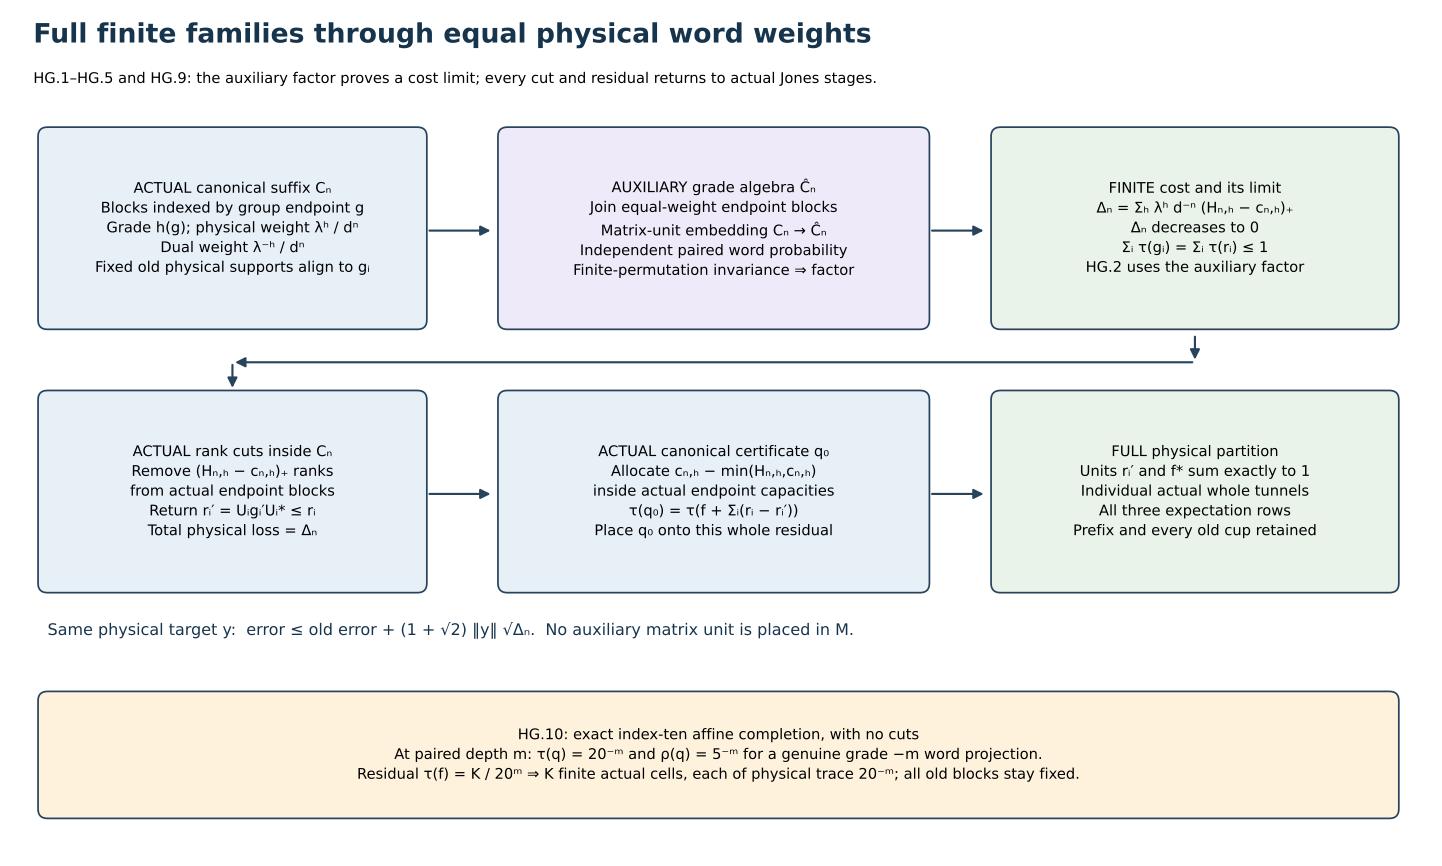

This chart was generated by the following Python code:
"""CC0-1.0. Reproduce the HG actual endpoint checks and schematic full-family diagram."""
from collections import defaultdict
from fractions import Fraction as F
from math import gcd
import datetime,json,pathlib,random
own=pathlib.Path(__file__).resolve().parent

def wm_mul(x,y):
    lamps,v,h=x; other,w,k=y
    shifted=frozenset(tuple(a+b for a,b in zip(p,v)) for p in other)
    return lamps^shifted,tuple(a+b for a,b in zip(v,w)),h+k
def wm_inv(x):
    lamps,v,h=x
    return frozenset(tuple(a-b for a,b in zip(p,v)) for p in lamps),tuple(-a for a in v),-h
wm_id=(frozenset(),(0,0,0),0)
wm_labels=[wm_id,(frozenset([(0,0,0)]),(0,0,0),1)]+[(frozenset(),tuple(int(j==k) for j in range(3)),0) for k in range(3)]
def ah_mul(x,y):
    lamps,h=x; other,k=y
    return lamps^frozenset(v+h for v in other),h+k
def ah_inv(x):
    lamps,h=x
    return frozenset(v-h for v in lamps),-h
ah_id=(frozenset(),0)
ah_labels=[ah_id,(frozenset([0]),0),(frozenset(),1)]

def counts(labels,mul,inv,ident,depth):
    pairs=[mul(x,inv(y)) for x in labels for y in labels]
    out={ident:1}; result=[out]
    for n in range(depth):
        nxt=defaultdict(int)
        for x,c in out.items():
            for p in pairs:nxt[mul(x,p)]+=c
        out=dict(nxt); result.append(out)
    return result,pairs

checks=[]
for name,labels,mul,inv,ident,lam,depth in [('WM',wm_labels,wm_mul,wm_inv,wm_id,F(3,2),3),('AH',ah_labels,ah_mul,ah_inv,ah_id,F(2),5)]:
    a=len(labels); d=F(a-1)+lam; d*=F(a-1)+1/lam
    stages,pairs=counts(labels,mul,inv,ident,depth)
    totalcases=0
    for n,C in enumerate(stages[1:],1):
        assert sum(C.values())==a**(2*n)
        assert sum(F(c)*lam**g[-1]/d**n for g,c in C.items())==1
        assert sum(F(c)*lam**(-g[-1])/d**n for g,c in C.items())==1
    # Each chosen canonical projection is an actual one-word diagonal, repeated
    # as a separate physical cell after factor comparison; old trace sum <=1.
    for pref in [pairs[0],pairs[1],pairs[-1]]:
        t=lam**pref[-1]/d
        for repetitions in [1,3,min(20,int(1/t))]:
            if repetitions*t>1:continue
            prev=None
            for n in range(1,depth+1):
                C=stages[n]; suffix=stages[n-1]
                old=defaultdict(int)
                for end,c in suffix.items():old[mul(pref,end)]+=c
                assert all(h<=C.get(g,0) for g,h in old.items())
                assert sum(F(h)*lam**g[-1]/d**n for g,h in old.items())==t
                ranks=[dict(old) for _ in range(repetitions)]
                capacities=defaultdict(int);H=defaultdict(int)
                for g,c in C.items():capacities[g[-1]]+=c
                for rank in ranks:
                    for g,h in rank.items():H[g[-1]]+=h
                excess={h:max(0,H[h]-c) for h,c in capacities.items()}
                delta=sum(F(e)*lam**h/d**n for h,e in excess.items())
                dual=sum(F(e)*lam**(-h)/d**n for h,e in excess.items())
                if prev is not None:assert delta<=prev
                prev=delta
                for grade,remove in excess.items():
                    todo=remove
                    for rank in ranks:
                        for g in list(rank):
                            if g[-1]!=grade:continue
                            z=min(todo,rank[g]);rank[g]-=z;todo-=z
                            if not todo:break
                        if not todo:break
                    assert todo==0
                retained=defaultdict(int)
                for rank in ranks:
                    for g,h in rank.items():retained[g[-1]]+=h
                # q0 is a projection of actual endpoint blocks; no coarse
                # off-endpoint matrix unit is used in its return.
                q0={}
                for grade,c in capacities.items():
                    todo=c-retained[grade]
                    assert 0<=todo<=c
                    for g,blocksize in C.items():
                        if g[-1]!=grade:continue
                        z=min(todo,blocksize);q0[g]=z;todo-=z
                    assert todo==0
                retainedtrace=sum(F(h)*lam**g[-1]/d**n for rank in ranks for g,h in rank.items())
                qtrace=sum(F(h)*lam**g[-1]/d**n for g,h in q0.items())
                assert qtrace==1-retainedtrace
                assert repetitions*t-retainedtrace==delta
                olddual=sum(F(h)*lam**(-g[-1])/d**n for g,h in old.items())*repetitions
                newdual=sum(F(h)*lam**(-g[-1])/d**n for rank in ranks for g,h in rank.items())
                assert olddual-newdual==dual
                totalcases+=1
    checks.append({'model':name,'parameter':str(lam),'depth':depth,'actual_endpoint_blocks':[len(x) for x in stages],'capacity_and_actual_return_cases':totalcases,'both_finite_traces_normalized':True})

def digit_certificate(A,B,N,K):
    initial=K;bits={};remaining=K
    for r in range(N,0,-1):
        b=(remaining*pow(B**r,-1,A))%A
        bits[r]=b;remaining=(remaining-b*B**r)//A
    bits[0]=remaining
    assert all(x>=0 for x in bits.values())
    assert sum(b*A**(N-r)*B**r for r,b in bits.items())==initial
    return bits
rng=random.Random(20261008);integercases=0;monoidcases=0
for A in range(2,13):
    for B in range(1,A):
        if gcd(A,B)>1:continue
        for N in range(1,8):
            cap=(A-1)*sum(A**(N-r)*B**r for r in range(1,N+1))
            for extra in [0,1,A**N-1,rng.randrange(A**N*3)]:
                digit_certificate(A,B,N,cap+extra);integercases+=1
        D=(A+4*B)*(4*A+B)
        for m in range(3):
            n=(m+1)*(A-1).bit_length()+3*m
            for K in [1,2,7]:
                digits=digit_certificate(A,B,2*n,K*D**(n-m))
                assert sum(F(b*A**(2*n-r)*B**r,D**n) for r,b in digits.items())==F(K,D**m)
                monoidcases+=1
checks.append({'positive_digit_cases':integercases,'rational_trace_monoid_cases':monoidcases,'actual_huge_WM_parameter_materialized':False})
(own/'checks.json').write_text(json.dumps({'checked_utc':datetime.datetime.now(datetime.timezone.utc).isoformat(),'results':checks,'scope':'Finite exact arithmetic and actual endpoint rank constructions supplement the written proofs; no general-inclusion closure or numerical materialization of the astronomical fixed WM parameter.'},indent=2),encoding='utf-8')

import matplotlib
matplotlib.use('Agg')
import matplotlib.pyplot as plt
from matplotlib.patches import FancyBboxPatch, FancyArrowPatch
plt.rcParams.update({'font.family':'DejaVu Sans','font.size':11,'svg.hashsalt':'equal-weight-full-family-v19'})
fig,ax=plt.subplots(figsize=(15,9));ax.set_xlim(0,15);ax.set_ylim(0,9);ax.axis('off')
def box(x,y,w,h,text,color='#E7EFF7'):
    ax.add_patch(FancyBboxPatch((x,y),w,h,boxstyle='round,pad=0.05,rounding_size=.10',facecolor=color,edgecolor='#28435C',linewidth=1.3))
    ax.text(x+w/2,y+h/2,text,ha='center',va='center',linespacing=1.5)
def arrow(x1,y1,x2,y2,label=None):
    ax.add_patch(FancyArrowPatch((x1,y1),(x2,y2),arrowstyle='-|>',mutation_scale=15,color='#28435C',linewidth=1.6))
    if label:ax.text((x1+x2)/2,(y1+y2)/2+.15,label,ha='center',va='bottom',fontsize=10)
ax.text(.25,8.65,'Full finite families through equal physical word weights',fontsize=20,fontweight='bold',color='#17344D')
ax.text(.25,8.22,'HG.1–HG.5 and HG.9: the auxiliary factor proves a cost limit; every cut and residual returns to actual Jones stages.',fontsize=11)
box(.35,5.65,4.0,2.05,'ACTUAL canonical suffix Cₙ\nBlocks indexed by group endpoint g\nGrade h(g); physical weight λʰ / dⁿ\nDual weight λ⁻ʰ / dⁿ\nFixed old physical supports align to gᵢ', '#E7EFF7')
box(5.2,5.65,4.45,2.05,'AUXILIARY grade algebra Ĉₙ\nJoin equal-weight endpoint blocks\nMatrix-unit embedding Cₙ → Ĉₙ\nIndependent paired word probability\nFinite-permutation invariance ⇒ factor', '#EFEAF9')
arrow(4.4,6.65,5.1,6.65)
box(10.4,5.65,4.2,2.05,'FINITE cost and its limit\nΔₙ = Σₕ λʰ d⁻ⁿ (Hₙ,ₕ − cₙ,ₕ)₊\nΔₙ decreases to 0\nΣᵢ τ(gᵢ) = Σᵢ τ(rᵢ) ≤ 1\nHG.2 uses the auxiliary factor', '#E9F3EA')
arrow(9.7,6.65,10.3,6.65)
box(.35,2.85,4.0,2.05,'ACTUAL rank cuts inside Cₙ\nRemove (Hₙ,ₕ − cₙ,ₕ)₊ ranks\nfrom actual endpoint blocks\nReturn rᵢ′ = Uᵢgᵢ′Uᵢ* ≤ rᵢ\nTotal physical loss = Δₙ', '#E7EFF7')
box(5.2,2.85,4.45,2.05,'ACTUAL canonical certificate q₀\nAllocate cₙ,ₕ − min(Hₙ,ₕ,cₙ,ₕ)\ninside actual endpoint capacities\nτ(q₀) = τ(f + Σᵢ(rᵢ − rᵢ′))\nPlace q₀ onto this whole residual', '#E7EFF7')
arrow(12.5,5.55,12.5,5.25);arrow(12.5,5.25,2.35,5.25);arrow(2.35,5.25,2.35,4.95)
arrow(4.4,3.85,5.1,3.85)
box(10.4,2.85,4.2,2.05,'FULL physical partition\nUnits rᵢ′ and f* sum exactly to 1\nIndividual actual whole tunnels\nAll three expectation rows\nPrefix and every old cup retained', '#E9F3EA')
arrow(9.7,3.85,10.3,3.85)
ax.text(.4,2.35,'Same physical target y:  error ≤ old error + (1 + √2) ‖y‖ √Δₙ.  No auxiliary matrix unit is placed in M.',fontsize=12,color='#17344D')
box(.35,.45,14.25,1.25,'HG.10: exact index-ten affine completion, with no cuts\nAt paired depth m: τ(q) = 20⁻ᵐ and ρ(q) = 5⁻ᵐ for a genuine grade −m word projection.\nResidual τ(f) = K / 20ᵐ ⇒ K finite actual cells, each of physical trace 20⁻ᵐ; all old blocks stay fixed.', '#FFF2DD')
fig.tight_layout(pad=.6)
fig.savefig(own/'equal-weight-full-family-v19.svg',bbox_inches='tight',metadata={'Date':None})
fig.savefig(own/'equal-weight-full-family-v19.png',dpi=110,bbox_inches='tight')
print(json.dumps(checks))

# Normalize serializer whitespace without changing the exact geometry.
svg_path=own/'equal-weight-full-family-v19.svg'
svg_path.write_text('\n'.join(line.rstrip() for line in svg_path.read_text(encoding='utf-8').splitlines()).rstrip()+'\n',encoding='utf-8')
